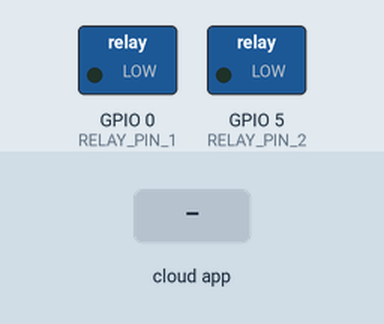
Simulated run of this sketch. Board: ESP8266 (NodeMCU). Shown: switched loads named in the sketch (green lamp = pin HIGH). The test bench sets the inputs (shaded band). WiFi joins after 1.5 s; servers stay silent unless stated; what the sketch prints to the serial monitor is not drawn.

Above: at 2.7 s.
2.8 s: the phone or cloud app sets Bed.Lights to 1
At 4.0 s:
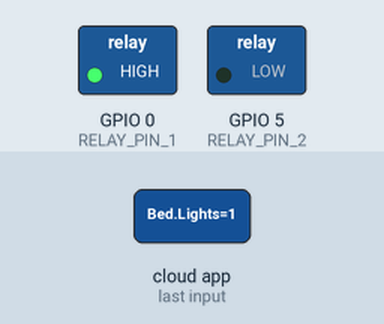
4.3 s: the phone or cloud app sets Main.Light to 1
At 5.1 s:
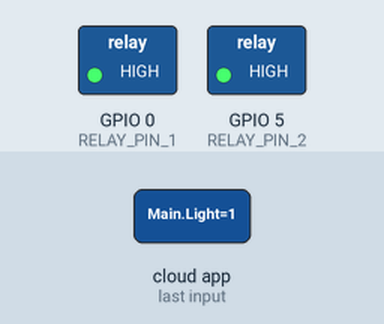
5.8 s: the phone or cloud app sets Bed.Lights to 0
At 6.3 s:
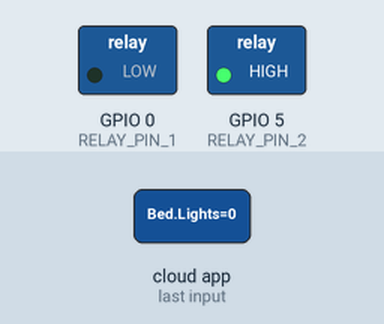
7.3 s: the phone or cloud app sets Main.Light to 0
At 8.6 s:
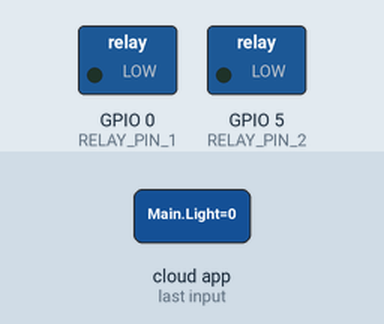
Timing chart, 0 to 9.8 s (numbered marks = the images above; inputs shaded):
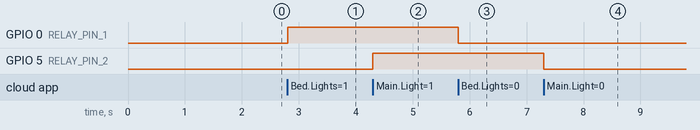

The sketch:

ESPALEXA.ino
```cpp
#include <Arduino.h>
#include <ESP8266WiFi.h>
#define RELAY_PIN_1 0 // PIN FOR LAMP_1
#define RELAY_PIN_2 5 // PIN FOR LAMP_2
#include "fauxmoESP.h"

#define SERIAL_BAUDRATE 115200

#define WIFI_SSID "SSID" //change SID
#define WIFI_PASS "PASSWORD" // change PASSWORD

#define LAMP_1 "Bed Lights" //
#define LAMP_2 "Main Light" //

fauxmoESP fauxmo;


void wifiSetup() {

  WiFi.mode(WIFI_STA);

  Serial.printf("[WIFI] Connecting to %s ", WIFI_SSID);
  WiFi.begin(WIFI_SSID, WIFI_PASS);

  while (WiFi.status() != WL_CONNECTED) {
    Serial.print(".");
    delay(100);
  }
  Serial.println();

  Serial.printf("[WIFI] STATION Mode, SSID: %s, IP address: %s\n", WiFi.SSID().c_str(), WiFi.localIP().toString().c_str());
}

void setup() {
  Serial.begin(SERIAL_BAUDRATE);
  Serial.println();

  wifiSetup();

  pinMode(RELAY_PIN_1, OUTPUT);
  digitalWrite(RELAY_PIN_1, LOW);

  pinMode(RELAY_PIN_2, OUTPUT);
  digitalWrite(RELAY_PIN_2, LOW);

  fauxmo.createServer(true);
  fauxmo.setPort(80);

  fauxmo.enable(true);

  fauxmo.addDevice(LAMP_1);
  fauxmo.addDevice(LAMP_2);

  fauxmo.onSetState([](unsigned char device_id, const char * device_name, bool state, unsigned char value) {
    Serial.printf("[MAIN] Device #%d (%s) state: %s value: %d\n", device_id, device_name, state ? "ON" : "OFF", value);
    if ( (strcmp(device_name, LAMP_1) == 0) ) {
      Serial.println("RELAY 1 switched by Alexa");
      if (state) {
        digitalWrite(RELAY_PIN_1, HIGH);
      } else {
        digitalWrite(RELAY_PIN_1, LOW);
      }
    }
    if ( (strcmp(device_name, LAMP_2) == 0) ) {
      Serial.println("RELAY 2 switched by Alexa");
      if (state) {
        digitalWrite(RELAY_PIN_2, HIGH);
      } else {
        digitalWrite(RELAY_PIN_2, LOW);
      }
    }
  });

}

void loop() {
  fauxmo.handle();

  static unsigned long last = millis();
  if (millis() - last > 5000) {
    last = millis();
    Serial.printf("[MAIN] Free heap: %d bytes\n", ESP.getFreeHeap());
  }

}
```

Measured:
- after the input at 2.8 s, GPIO 0 (RELAY_PIN_1): LOW → HIGH at once
- after the input at 4.3 s, GPIO 5 (RELAY_PIN_2): LOW → HIGH at once
- after the input at 5.8 s, GPIO 0 (RELAY_PIN_1): HIGH → LOW at once
- after the input at 7.3 s, GPIO 5 (RELAY_PIN_2): HIGH → LOW at once
